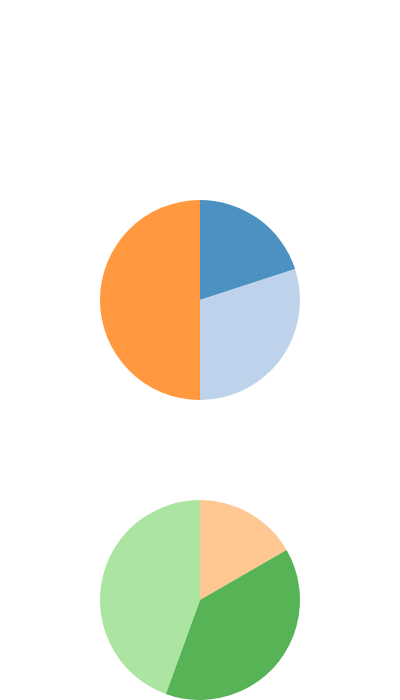

The specification (Vega-Lite) saved for this image:
### Vega specification from a JSON file in a GitHub repository (floating-point values rounded to 4 significant figures)
{"$schema": "https://vega.github.io/schema/vega/v5.json", "description": "A basic pie chart example.", "width": 200, "height": 300, "autosize": "pad", "data": [{"name": "table", "values": [{"id": "1", "field": "4", "group": "a"}, {"id": "2", "field": "6", "group": "a"}, {"id": "3", "field": "10", "group": "a"}, {"id": "4", "field": "3", "group": "2"}, {"id": "5", "field": "7", "group": "2"}, {"id": "6", "field": "8", "group": "2"}]}], "scales": [{"name": "color", "type": "ordinal", "domain": {"data": "table", "field": "id"}, "range": {"scheme": "category20"}}, {"name": "yscale", "type": "band", "domain": {"data": "table", "field": "group"}, "range": "height", "padding": 0}], "marks": [{"type": "group", "name": "f", "from": {"facet": {"data": "table", "name": "facet", "groupby": "group"}}, "encode": {"update": {"y": {"scale": "yscale", "field": "group"}}}, "marks": [{"type": "arc", "from": {"data": "facet"}, "transform": [{"type": "pie", "field": "datum.field"}], "encode": {"enter": {"startAngle": {"field": "startAngle"}, "endAngle": {"field": "endAngle"}, "fill": {"scale": "color", "field": "id"}, "outerRadius": {"value": 50}, "x": {"signal": "width / 2"}, "y": {"signal": "height / 2"}, "opacity": {"value": 0.8}}}}]}]}
